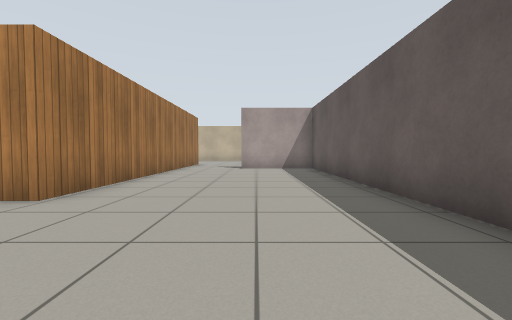
view 1 (above)

19 first-person views from a walk through a robot-simulator world made for Gazebo. The camera is 0.72 m above the floor, tilts 2° down and sees 90° across. The floor is counted in squares, 1 m on a side. Each view is taken from the middle of a square. On the plan, view 1 faces up. The plan holds only what a view shows up to about 9 squares ahead; the rest is blank. Simple patterns stand in for the simulator's built-in surfaces.

view 2
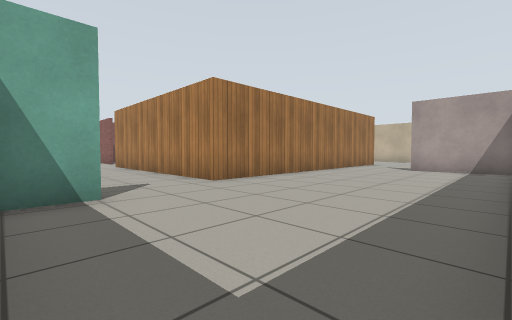

view 3
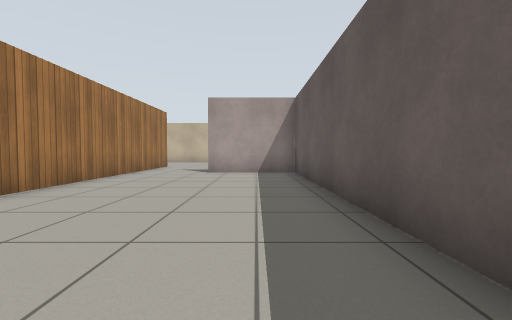

view 4
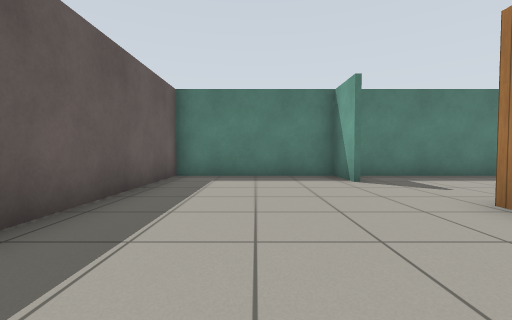

view 5
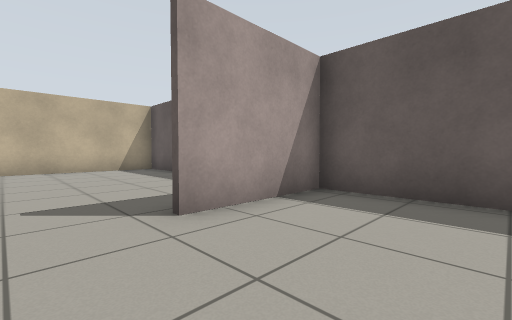

view 6
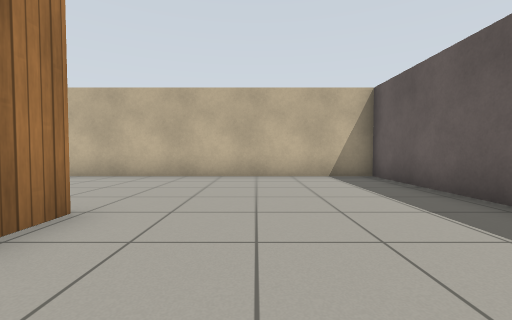

view 7
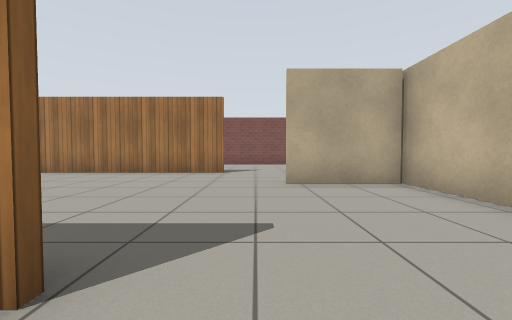

view 8
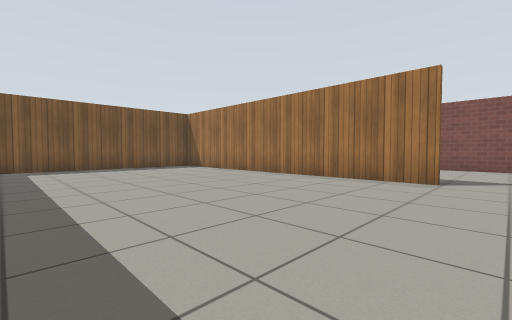

view 9
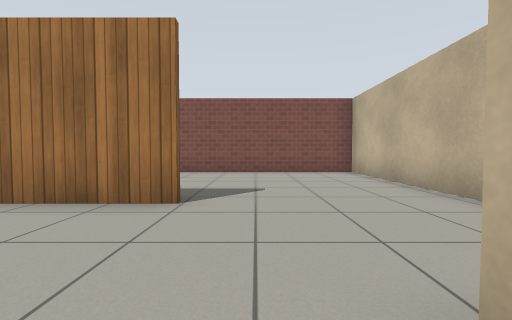

view 10
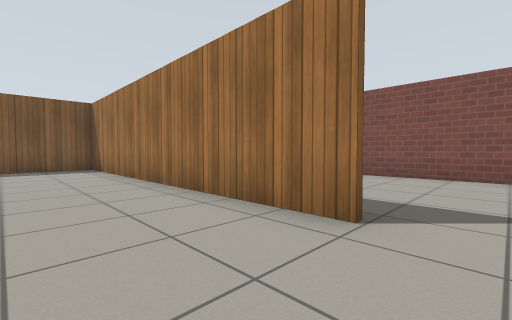

view 11
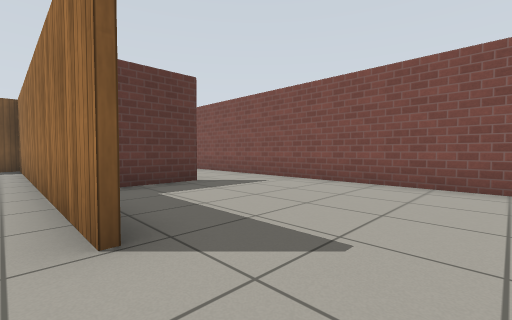

view 12
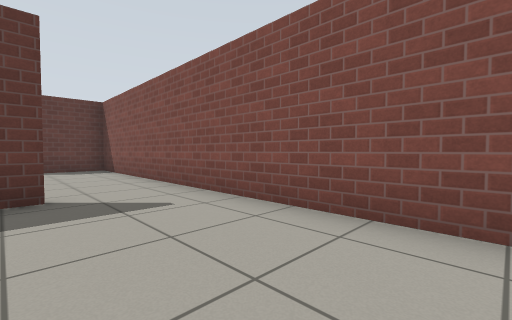

view 13
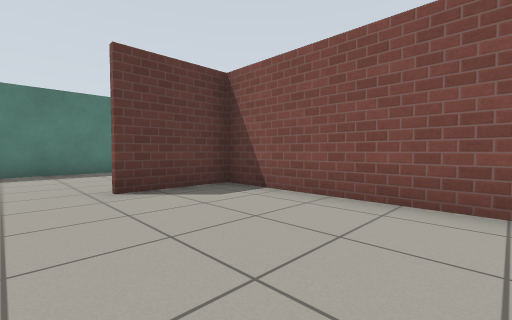

view 14
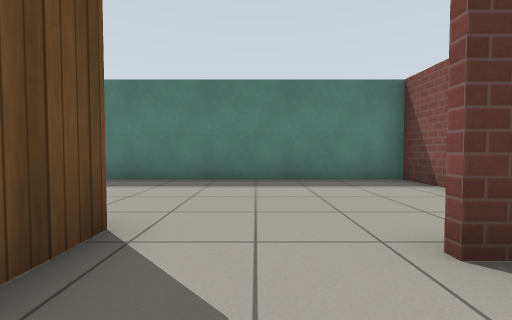

view 15
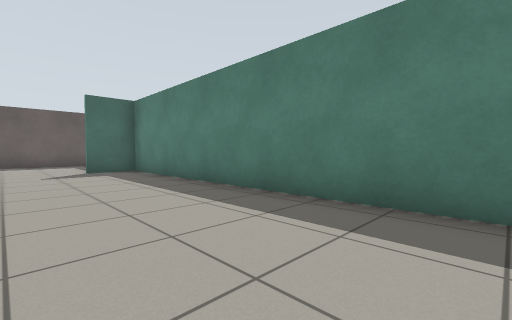

view 16
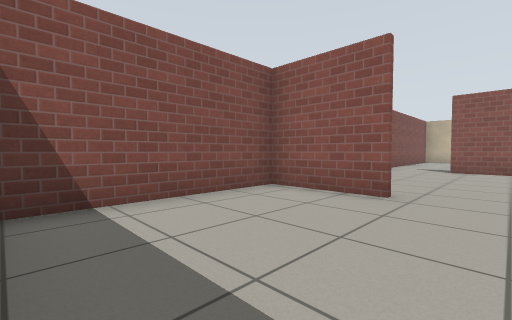

view 17
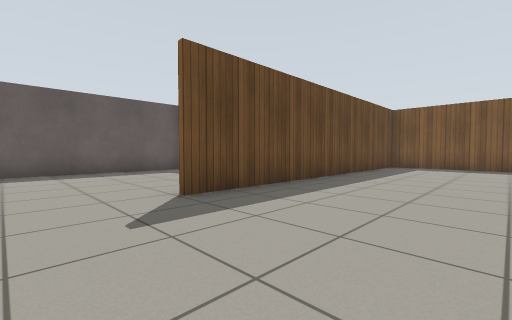

view 18
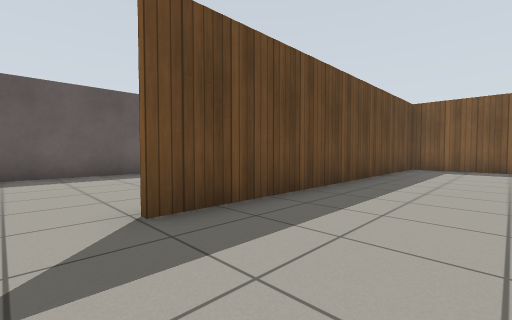

view 19
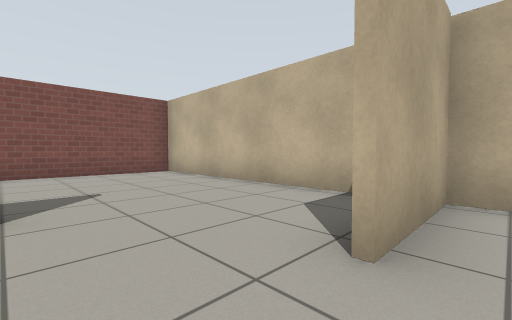

### Floor plan
Ten units are one square. View 1 is at (0, 0); x grows to the right and y downward. Boxes are objects, and circles mark ways between rooms. Rooms are numbered by the first view taken in them; rooms with no view inside come last. Other rooms are left out.
<svg viewBox="-163 -188 191 198">
<path fill="none" stroke="#000" d="M-23 -11 -23 5M-19 4 23 4 23 -106 -6 -106M-31 -111 -31 -37M-105 -140 -105 -38 -39 -38M-31 -140 -31 -130M-76 -182 -76 -156M-135 -105 -116 -105M-33 -49 -33 -140M23 -117 23 -183 -157 -183 -157 -106M-120 -104 -135 -104M-158 -44 -132 -44M-157 -106 -157 -41M-106 -36 -106 -47M-132 -42 -158 -42M-31 -37 -71 -37M-24 3 -24 -11M-157 -41 -157 4 -19 4"/>
<circle cx="-15" cy="-110" r="3" fill="#2a7"/>
<circle cx="-20" cy="-25" r="3" fill="#2a7"/>
<circle cx="-145" cy="-110" r="3" fill="#2a7"/>
<circle cx="-125" cy="-45" r="3" fill="#2a7"/>
<text x="0" y="-50">1</text>
<text x="-70" y="-130">2</text>
<text x="-130" y="-70">3</text>
<text x="-90" y="-20">4</text>
</svg>
Room 1 opens to room 2. Room 1 opens to room 4. Room 2 opens to room 3. Room 3 opens to room 4.

Where each view was taken, in squares from view 1:
view 1: 0 up, 0 right, facing up
view 2: 0 up, 2 right, facing up-left
view 3: 2 up, 1 right, facing up
view 4: 7 up, 0 right, facing down
view 5: 8 up, 2 left, facing up-right
view 6: 11 up, 1 left, facing up
view 7: 15 up, 2 left, facing left
view 8: 15 up, 4 left, facing down-left
view 9: 15 up, 7 left, facing left
view 10: 15 up, 8 left, facing down-left
view 11: 16 up, 10 left, facing down-left
view 12: 15 up, 13 left, facing down-left
view 13: 9 up, 12 left, facing down-left
view 14: 6 up, 12 left, facing down
view 15: 3 up, 12 left, facing down-right
view 16: 0 up, 12 left, facing up-left
view 17: 16 up, 7 left, facing down-right
view 18: 15 up, 6 left, facing down-right
view 19: 14 up, 7 left, facing up-left
